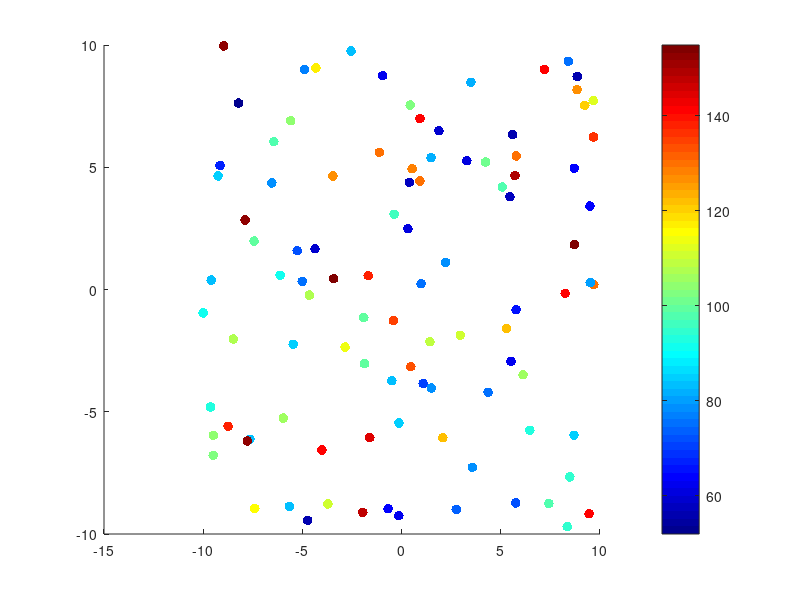

Write the MATLAB code that produced this figure. (Note: this script raises an error after producing the figure.)
%% Thirium-310 Advanced Simulation (V3)
% Simulating electrical conductivity, magnetic response, AI behavior, self-healing,
% and now with chaotic motion, energy conservation, and smoother visualization.

clc; clear; close all;

%% Basic Parameters
numParticles = 100;  % Number of Thirium-310 units
timeSteps = 100;     % Time steps for simulation
dt = 0.01;           % Time step size

% Particle properties
mass = rand(numParticles,1) * 5 + 1;
charge = rand(numParticles,1) * 10;
energyLevel = rand(numParticles,1) * 100 + 50; % Randomized energy levels
position = rand(numParticles,2) * 20 - 10;
velocity = rand(numParticles,2) * 2 - 1;

% New: Adding Brownian Motion for randomness
brownianMotion = randn(numParticles, 2) * 0.1; % Small random movements

damagedParticles = zeros(numParticles,1); % Track damaged particles

% Magnetic Field Strength (Variable over space)
B = [rand() * 2, rand() * 2]; % Changes dynamically

%% Neural Network Properties
neuralWeights = rand(numParticles,1) * 5;
neuralThreshold = 10;
neuralInput = zeros(numParticles,1);
neuralOutput = zeros(numParticles,1);

%% Visualization Setup
figure;
hold on;

% Particle Trail Memory
trailLength = 10; % How many past positions to store
positionTrail = nan(numParticles, trailLength, 2);

for t = 1:timeSteps
    %% Energy Conservation Mechanism
    % Introduce gradual energy transfer instead of instant loss/gain
    energyDiffusionRate = 0.1;
    energyDecay = 0.005; % Small loss per step

    for i = 1:numParticles
        if damagedParticles(i) == 1
            distances = sqrt(sum((position - position(i,:)).^2,2));
            healers = (distances < 3) & (energyLevel > 60);
            
            if sum(healers) > 0
                healingEnergy = min(energyLevel(healers)) * energyDiffusionRate;
                energyLevel(i) = energyLevel(i) + healingEnergy;
                energyLevel(healers) = energyLevel(healers) - healingEnergy * 0.5;
                damagedParticles(i) = energyLevel(i) >= 50; % Mark as healed
            end
        end
    end

    % Decay factor to prevent unnatural energy buildup
    energyLevel = energyLevel - energyDecay;
    energyLevel = max(energyLevel, 0); % Prevent negative energy

    %% Apply Forces (Electric, Magnetic, and Randomness)
    Efield = charge ./ mass;
    forceE = Efield .* [1,1];
    
    % New: Variable Magnetic Field
    localB = B .* (0.5 + rand(numParticles, 2) * 1.5); % Changes dynamically
    forceB = cross([velocity, zeros(numParticles,1)], [localB(:,1), localB(:,2), zeros(numParticles,1)]);
    forceB = forceB(:,1:2);
    
    % New: Velocity Variation (Some molecules move faster)
    speedVariation = rand(numParticles,1) * 0.5 + 0.75; 
    velocity = velocity + (forceE + forceB) * dt .* speedVariation;

    % Brownian motion for chaotic movement
    velocity = velocity + brownianMotion;
    
    %% Update Positions
    position = position + velocity * dt;
    
    % Store position in trail
    positionTrail(:, 2:end, :) = positionTrail(:, 1:end-1, :); % Shift history
    positionTrail(:,1,:) = position; % Update newest position

    %% Neural Network Processing
    neuralInput = energyLevel ./ (mass + 1);
    neuralOutput = tanh(neuralWeights .* neuralInput - neuralThreshold);
    firingNeurons = neuralOutput > 0.5;
    
    % High-energy molecules react differently
    energyLevel(firingNeurons) = energyLevel(firingNeurons) + 5;
    
    % New: Energy Prioritization
    % If a molecule is low energy, high-energy ones react
    for i = 1:numParticles
        if energyLevel(i) < 30
            nearbyParticles = sqrt(sum((position - position(i,:)).^2,2)) < 3;
            highEnergyDonors = (energyLevel > 80) & nearbyParticles;
            if sum(highEnergyDonors) > 0
                transferAmount = 2;
                energyLevel(i) = energyLevel(i) + transferAmount;
                energyLevel(highEnergyDonors) = energyLevel(highEnergyDonors) - transferAmount * 0.5;
            end
        end
    end

    %% Visualization
    clf;
    
    % New: Smooth color transition
    scatter(position(:,1), position(:,2), 50, energyLevel, 'filled');
    colormap(jet);
    colorbar;
    
    % Particle trails
    hold on;
    for i = 1:numParticles
        plot(squeeze(positionTrail(i,:,1)), squeeze(positionTrail(i,:,2)), '-', 'Color', [0 0 0 0.3]);
    end
    hold off;
    
    title('Thirium-310 Advanced Simulation: Self-Healing, Conductivity, and AI');
    xlabel('X Position'); ylabel('Y Position');
    
    drawnow;
end